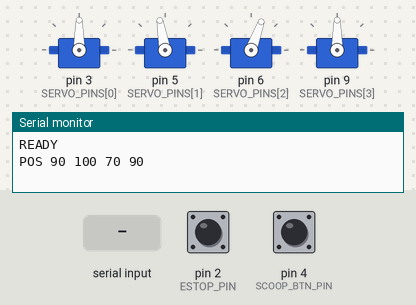
The sketch below on a simulated Arduino Uno, built with avr-gcc and run on an emulated ATmega328P. On the bench: 4 × servo, the last lines printed to the serial monitor. The inputs (shaded band) are chosen by the test bench; at power-on: pin 4 (SCOOP_BTN_PIN) HIGH, pin 2 (ESTOP_PIN) HIGH.

Above: at 1.2 s.
1.3 s: pin 4 (SCOOP_BTN_PIN) pulled LOW for 0.15 s
At 2.31 s:
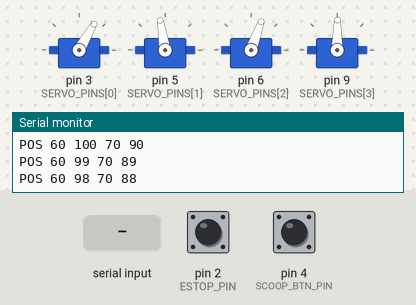
4.3 s: pin 2 (ESTOP_PIN) pulled LOW for 0.15 s
At 4.6 s:
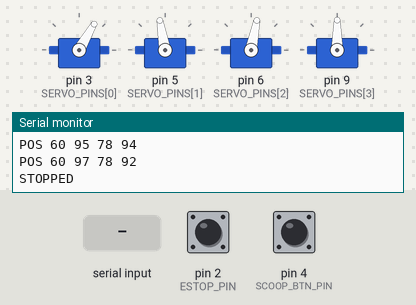
5.9 s: "H90\n" received over Serial
At 6.57 s:
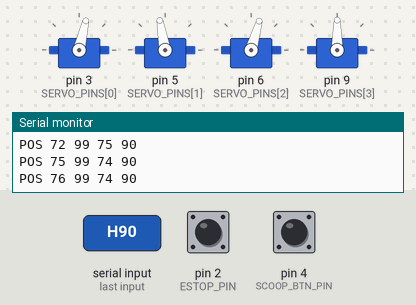
8.9 s: "S90\n" received over Serial
At 10.72 s:
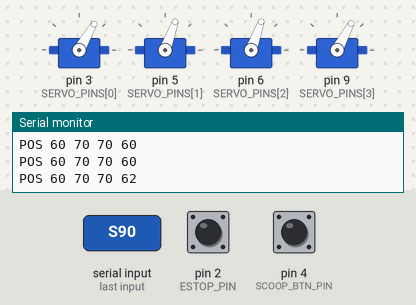
11.9 s: pin 4 (SCOOP_BTN_PIN) pulled LOW for 1 s
14.9 s: pin 2 (ESTOP_PIN) pulled LOW for 1 s
At 15.6 s:
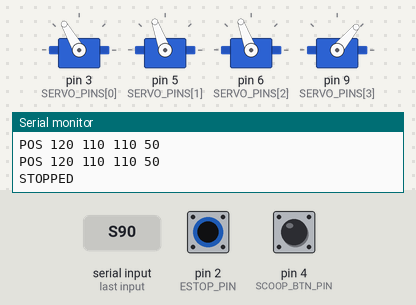
Timing chart, 0 to 17.9 s (numbered marks = the images above; inputs shaded):
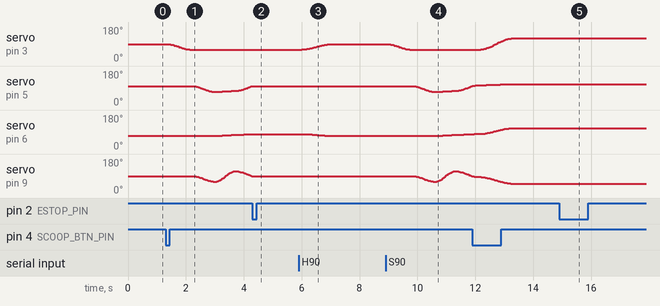

The sketch:

obi_arm.ino
```cpp
/*
  obi_arm.ino - Arduino Uno firmware for the blink-controlled feeding arm.

  The PC app (Python GUI) detects a deliberate double blink and sends "S" over USB serial.
  This sketch then runs the scoop sequence: bowl -> dip -> scoop -> lift -> mouth -> hold -> home.

  Wiring (change the pin constants below to match your build):
    Base servo     -> D3     Shoulder servo -> D5
    Elbow servo    -> D6     Wrist servo    -> D9
    E-stop button  -> D2 to GND (normally open, uses INPUT_PULLUP)
    Manual scoop button (optional backup switch, like Obi's) -> D4 to GND
  Power the servos from a separate 5-6 V supply (>= 3 A for 4 servos) and tie its GND to the Uno GND.
  Do NOT power servos from the Uno's 5 V pin.

  Serial protocol @115200 - see obi_bci/arm.py for the full table.
  Keep SEQUENCE[] and HOME_POS in sync with SCOOP_SEQUENCE / HOME in obi_bci/arm.py
  so the GUI's simulated arm matches the real one.
*/

#include <Servo.h>

const uint8_t N_JOINTS = 4;
const uint8_t SERVO_PINS[N_JOINTS] = {3, 5, 6, 9};
const uint8_t ESTOP_PIN = 2;
const uint8_t SCOOP_BTN_PIN = 4;

// Safe angle limits per joint - tighten these once you know your arm's mechanical range.
const int MIN_ANGLE[N_JOINTS] = {20, 40, 30, 30};
const int MAX_ANGLE[N_JOINTS] = {160, 150, 150, 150};

const int HOME_POS[N_JOINTS] = {90, 100, 70, 90};

struct Waypoint {
  const char *name;
  int angles[N_JOINTS];  // base, shoulder, elbow, wrist
  uint16_t ms;           // time to reach this waypoint from the previous one
};

const Waypoint SEQUENCE[] = {
  {"to_bowl",  {60, 100, 70, 90},   900},
  {"dip",      {60, 70, 70, 60},    800},
  {"scoop",    {60, 75, 75, 115},   700},
  {"lift",     {60, 105, 80, 85},   800},
  {"to_mouth", {120, 110, 110, 50}, 1200},
  {"hold",     {120, 110, 110, 50}, 3000},
  {"home",     {90, 100, 70, 90},   1200},
};
const uint8_t SEQ_LEN = sizeof(SEQUENCE) / sizeof(SEQUENCE[0]);

Servo servos[N_JOINTS];
float current[N_JOINTS];
float startPos[N_JOINTS];
int target[N_JOINTS];
unsigned long moveStart = 0;
uint16_t moveMs = 0;
bool moving = false;

enum Mode { IDLE, SEQ, SINGLE, STOPPED };
Mode mode = IDLE;
int8_t seqIndex = -1;

unsigned long lastServoUpdate = 0;
unsigned long lastReport = 0;
char lineBuf[40];
uint8_t lineLen = 0;

int clampJoint(uint8_t j, int a) {
  return constrain(a, MIN_ANGLE[j], MAX_ANGLE[j]);
}

void attachAll() {
  for (uint8_t j = 0; j < N_JOINTS; j++) {
    if (!servos[j].attached()) servos[j].attach(SERVO_PINS[j]);
  }
}

void startMove(const int *angles, uint16_t ms) {
  for (uint8_t j = 0; j < N_JOINTS; j++) {
    startPos[j] = current[j];
    target[j] = clampJoint(j, angles[j]);
  }
  moveStart = millis();
  moveMs = ms ? ms : 1;
  moving = true;
}

void startWaypoint(uint8_t i) {
  seqIndex = i;
  Serial.print(F("STATE "));
  Serial.println(SEQUENCE[i].name);
  startMove(SEQUENCE[i].angles, SEQUENCE[i].ms);
}

void reportPos() {
  Serial.print(F("POS"));
  for (uint8_t j = 0; j < N_JOINTS; j++) {
    Serial.print(' ');
    Serial.print((int)current[j]);
  }
  Serial.println();
}

void emergencyStop() {
  moving = false;
  mode = STOPPED;
  seqIndex = -1;
  // Detach so the servos go limp instead of holding a possibly dangerous pose.
  for (uint8_t j = 0; j < N_JOINTS; j++) servos[j].detach();
  Serial.println(F("STOPPED"));
}

void beginScoop() {
  if (mode == STOPPED) { Serial.println(F("STOPPED")); return; }
  if (mode != IDLE)    { Serial.println(F("BUSY")); return; }
  mode = SEQ;
  startWaypoint(0);
}

void goHome() {
  if (mode == SEQ || mode == SINGLE) { Serial.println(F("BUSY")); return; }
  attachAll();
  mode = SINGLE;
  Serial.println(F("STATE home"));
  startMove(HOME_POS, 1200);
}

void handleLine(char *line) {
  switch (line[0]) {
    case 'S': beginScoop(); break;
    case 'H': goHome(); break;
    case 'X': emergencyStop(); break;
    case 'P': Serial.println(F("PONG")); break;
    case 'A': {
      if (mode != IDLE) { Serial.println(mode == STOPPED ? F("STOPPED") : F("BUSY")); break; }
      int a[N_JOINTS];
      if (sscanf(line + 1, "%d %d %d %d", &a[0], &a[1], &a[2], &a[3]) == 4) {
        mode = SINGLE;
        Serial.println(F("STATE manual"));
        startMove(a, 800);
      }
      break;
    }
    default: break;
  }
}

void readSerial() {
  while (Serial.available()) {
    char c = Serial.read();
    if (c == '\n' || c == '\r') {
      if (lineLen) {
        lineBuf[lineLen] = '\0';
        handleLine(lineBuf);
        lineLen = 0;
      }
    } else if (lineLen < sizeof(lineBuf) - 1) {
      lineBuf[lineLen++] = c;
    }
  }
}

void updateMotion() {
  if (!moving) return;
  float f = (float)(millis() - moveStart) / moveMs;
  if (f >= 1.0) f = 1.0;
  float eased = 0.5 - 0.5 * cos(f * PI);  // smooth start and stop - gentler near the face
  for (uint8_t j = 0; j < N_JOINTS; j++) {
    current[j] = startPos[j] + (target[j] - startPos[j]) * eased;
    servos[j].write((int)(current[j] + 0.5));
  }
  if (f < 1.0) return;

  moving = false;
  if (mode == SEQ && seqIndex + 1 < SEQ_LEN) {
    startWaypoint(seqIndex + 1);
  } else {
    if (mode == SEQ) Serial.println(F("DONE"));
    else Serial.println(F("READY"));
    reportPos();
    mode = IDLE;
    seqIndex = -1;
  }
}

void setup() {
  Serial.begin(115200);
  pinMode(ESTOP_PIN, INPUT_PULLUP);
  pinMode(SCOOP_BTN_PIN, INPUT_PULLUP);
  for (uint8_t j = 0; j < N_JOINTS; j++) {
    current[j] = HOME_POS[j];
    servos[j].write(HOME_POS[j]);  // set position before attach to avoid a jump
  }
  attachAll();
  Serial.println(F("READY"));
  reportPos();
}

void loop() {
  readSerial();

  if (digitalRead(ESTOP_PIN) == LOW && mode != STOPPED) emergencyStop();

  static bool lastBtn = HIGH;
  bool btn = digitalRead(SCOOP_BTN_PIN);
  if (lastBtn == HIGH && btn == LOW) beginScoop();
  lastBtn = btn;

  unsigned long now = millis();
  if (now - lastServoUpdate >= 20) {
    lastServoUpdate = now;
    updateMotion();
  }
  if (moving && now - lastReport >= 50) {
    lastReport = now;
    reportPos();
  }
}
```

Measured:
- after the input at 1.3 s, servo on pin 3 (SERVO_PINS[0]): moves from 90° to 60° over 0.76 s, starting after 0.08 s; servo on pin 6 (SERVO_PINS[2]): moves from 70° to 79° over 1.1 s, starting after 1.9 s
- after the input at 4.3 s, servo on pin 3 (SERVO_PINS[0]): stays 60° (without the input it goes to 61° after 0.28 s); servo on pin 5 (SERVO_PINS[1]): stays 100° (without the input it goes to 101° after 0.00 s)
- after the input at 5.9 s, servo on pin 3 (SERVO_PINS[0]): moves from 60° to 90° over 1.0 s, starting after 0.10 s; servo on pin 6 (SERVO_PINS[2]): moves from 79° to 70° over 0.80 s, starting after 0.22 s
- after the input at 8.9 s, servo on pin 3 (SERVO_PINS[0]): moves from 90° to 60° over 0.76 s, starting after 0.08 s; servo on pin 6 (SERVO_PINS[2]): moves from 70° to 79° over 1.1 s, starting after 1.9 s
- after the input at 14.9 s, servo on pin 3 (SERVO_PINS[0]): stays 120° (without the input it goes to 119° after 1.5 s); servo on pin 5 (SERVO_PINS[1]): stays 110° (without the input it goes to 109° after 1.6 s)
